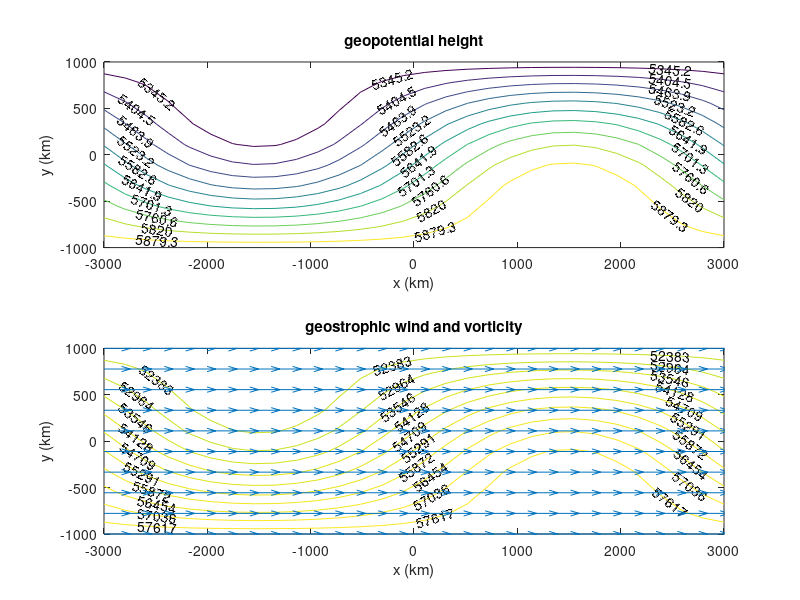
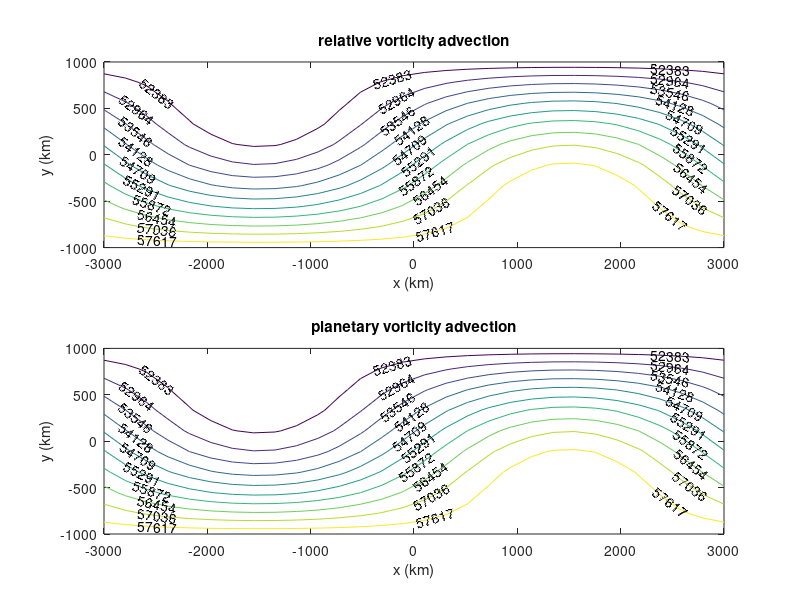
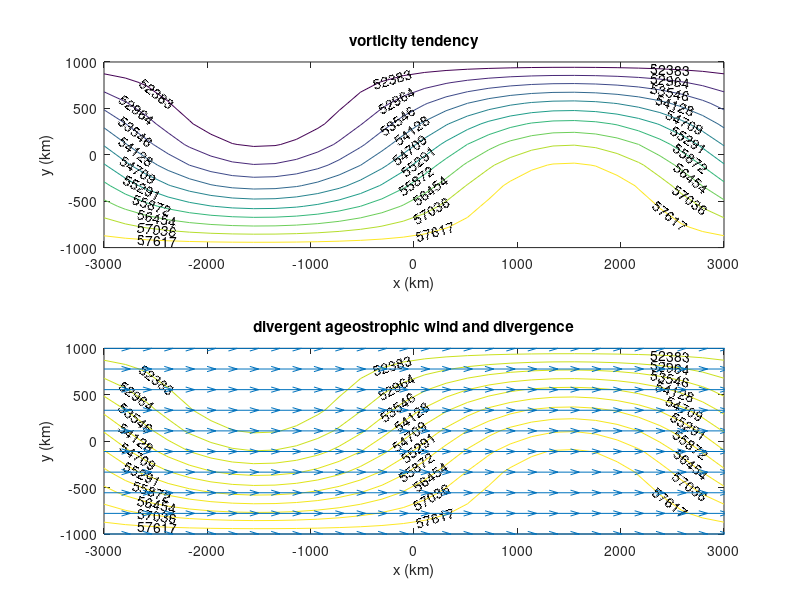
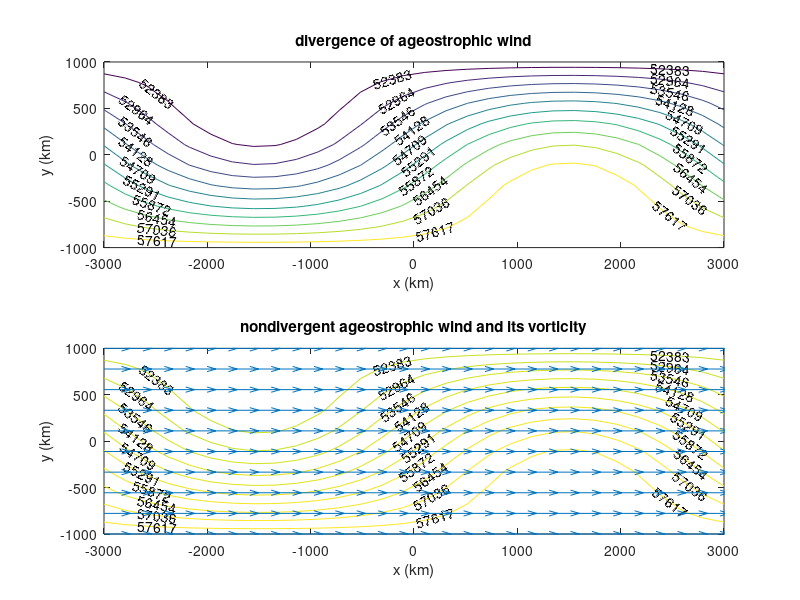

MATLAB code for these plots, in order:
% MATLAB file: Chapter_6_plot.m    template for problems M6.1, 6.2, 6.3
% Sample quiver and contour plotting for Chapter 6.
% First define the grid points on which fields are computed.
% (Distances are in units of km).
clear all                       % clear the graphics window
close all                       % clear the workspace
xx=linspace(-3000,3000,30);     % 30 gridpoints in x   
yy=linspace( -1000,1000,10);    % 10 gridpoints in y
[x,y]=meshgrid(xx,yy);          % Sets matrix for grid system in x and y
%   *********Define the vectors to be plotted*********
k = 2*pi/6000;                  % zonal wavenumber in units of 1/ km
l = 2*pi/4000;			        % meridional wavenumber in 1/km
V = 25;                         % wave amplitude speed m/s
U = 30;                         % zonal mean wind
c = 25;                         % phase speed
cor = 1.e-4;                    % Coriolis parameter
beta= 1.67e-11;                 % df/dy
% NOTE that x and y are in km and k is in km-1 for convenience in 
%graphing the factors of 1000 are to convert to meters
%specified geopotential
phi = 55000-U*cor*(y)*1.e3+ V*cor/k*1.e+3*sin(k*x).*cos(l*(y));
%%%%%%%%%%%%%%%%%%%%%%%%%%%%%%%
% Dummy fields used to setup graphics
% Students to insert correct formulas for the fields below
%%%%%%%%%%%%%%%%%%%%%%%%%%%%%%%%%%%%
ug = U*ones(size(x));
%%%%%%%%%%%%%%%%%%%%%%%%%%%%%%%%%%%%%%%%%%%
% The following fields are given dummy values and must be calculated
% by the student
vg =  zeros(size(x));           % meridional wind
zeta = phi;                     %  vorticity 
advzeta = phi;                  % relative vorticity advection
advbeta = phi;                  % planetary vorticity advection
dzetadt = phi;                  % vorticity tendency
div=phi;                        % divergence

uad = ug;           % divergent part of zonal ageostrophic wind
vad = vg;           % divergent part of ageostrophic wind    
divag= phi;         % diveegence of ageostrophic wind
vortag = phi;       % vorticity of ageostrophic wind
uan = ug;           % nondivergent ageostrophic wind
van = vg;           % nondivergent ageostrophic wind
% phi/g is contoured with contour lines labelled
% figure 1 is template for contour plots on isobaric surfaces
figure(1)
subplot(2,1,1)
[cs,h]=contour(x,y,phi/9.8);
clabel(cs,h),title('geopotential height')
xlabel('x (km)'), ylabel('y (km)')
subplot(2,1,2)
[cs,h]=contour(x,y,zeta);
clabel(cs,h)
hold on
quiver(x,y,ug,vg),title('geostrophic wind and vorticity')
xlabel('x (km)'), ylabel('y (km)')
figure(2) 
subplot(2,1,1)
[cs,h]=contour(x,y,advzeta);
clabel(cs,h),title('relative vorticity advection')
xlabel('x (km)'), ylabel('y (km)')
subplot(2,1,2)
[cs,h]=contour(x,y,advbeta);
clabel(cs,h), title('planetary vorticity advection')
xlabel('x (km)'), ylabel('y (km)');
axis([-3000 3000 -1000 1000])
figure(3)
subplot(2,1,1)
[cs,h] = contour(x,y,dzetadt);
clabel(cs,h), title('vorticity tendency')
xlabel('x (km)'), ylabel('y (km)')
subplot(2,1,2)
[cs,h] = contour(x,y,div);
clabel(cs,h)
hold on
quiver(x,y,uad,vad)
title('divergent ageostrophic wind and divergence')
xlabel('x (km)'), ylabel('y (km)');
axis([-3000 3000 -1000 1000])
figure(4)
subplot(2,1,1)
[cs,h] = contour(x,y,divag);
clabel(cs,h), title('divergence of ageostrophic wind')
xlabel('x (km)'), ylabel('y (km)')
subplot(2,1,2)
[cs,h] = contour(x,y,vortag);
clabel(cs,h)
xlabel('x (km)'), ylabel('y (km)')
hold on
quiver(x,y,uan,van)
title('nondivergent ageostrophic wind and its vorticity')
xlabel('x (km)'), ylabel('y (km)')
